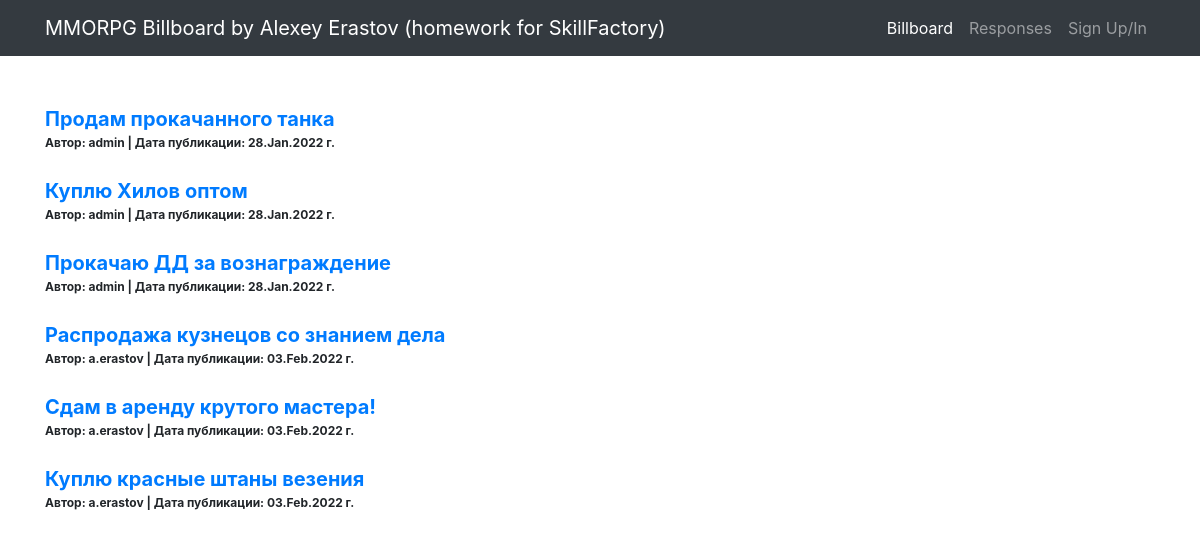
/index, run on the app's committed database.
### board/models.py (models this page shows)
class Post(models.Model):
    author = models.ForeignKey(User, on_delete=models.CASCADE)
    CAT = (('tanks', 'Танки'),
           ('healers', 'Хилы'),
           ('damage_dealers', 'ДД'),
           ('dealers', 'Торговцы'),
           ('gildmasters', 'Гилдмастеры'),
           ('quest_givers', 'Квестгиверы'),
           ('blacksmiths', 'Кузнецы'),
           ('tanners', 'Кожевники'),
           ('potion_makers', 'Зельевары'),
           ('spell_masters', 'Мастера заклинаний'))
    category = models.CharField(max_length=15, choices=CAT, verbose_name='Категория')
    dateCreation = models.DateTimeField(auto_now_add=True)
    title = models.CharField(max_length=256, verbose_name='Название')
    text = RichTextField()

### board/views.py (the view)
# urls.py: path('index', Index.as_view(), name='index'),
class Index(ListView):
    model = Post
    template_name = 'index.html'
    context_object_name = 'posts'

### templates/index.html (shortened to what this page needs)
{% extends 'default.html' %}
{% block content %}
    <br><br>
    {% if posts %}
        {% for post in posts %}
            <a href="/post/{{ post.id }}" style="font-size: 20px;"><b>{{ post.title }}</b></a><br>
            <span style="font-size: 12px;"><b>Автор:  {{ post.author }} |
                Дата публикации: {{ post.dateCreation|date:'d.M.Y' }} г.</b></span><br><br>
        {% endfor %}
    {% else %}
        <br><br>
        <h2>Публикаций нет!</h2>
    {% endif %}
{% endblock content %}

### templates/default.html (shortened to what this page needs)
{% load static %}
<html lang="en">
<head>
  <link href="{% static 'vendor/bootstrap/css/bootstrap.min.css' %}" rel="stylesheet">
</head>
<body>
  <nav class="navbar navbar-expand-lg navbar-dark bg-dark static-top">
    <div class="container">
      <a class="navbar-brand" href="/">MMORPG Billboard by Alexey Erastov (homework for SkillFactory)</a>
      <div class="collapse navbar-collapse" id="navbarResponsive">
        <ul class="navbar-nav ml-auto">
          <li class="nav-item active">
            <a class="nav-link" href="{% url 'index' %}">Billboard
            </a>
          </li>
          <li class="nav-item">
            <a class="nav-link" href="{% url 'responses' %}">Responses</a>
          </li>
          {% if user.is_authenticated %}
          <li class="nav-item">
              <a class="nav-link" href="{% url 'account_profile' %}">My Profile</a>
          </li>
          {% else %}
          <li class="nav-item">
              <a class="nav-link" href="{% url 'account_login' %}">Sign Up/In</a>
          </li>
          {% endif %}
        </ul>
      </div>
    </div>
  </nav>
  <div class="container">
    <div class="row">
      <div class="col-lg-12">
       {% block content %}{% endblock content %}
      </div>
    </div>
  </div>
</body>
</html>

### data on the page
Post: title "Продам прокачанного танка", author "admin", dateCreation "28.Jan.2022"
Post: title "Куплю Хилов оптом", author "admin", dateCreation "28.Jan.2022"
Post: title "Прокачаю ДД за вознаграждение", author "admin", dateCreation "28.Jan.2022"
Post: title "Распродажа кузнецов со знанием дела", author "a.erastov", dateCreation "03.Feb.2022"
Post: title "Сдам в аренду крутого мастера!", author "a.erastov", dateCreation "03.Feb.2022"
Post: title "Куплю красные штаны везения", author "a.erastov", dateCreation "03.Feb.2022"
